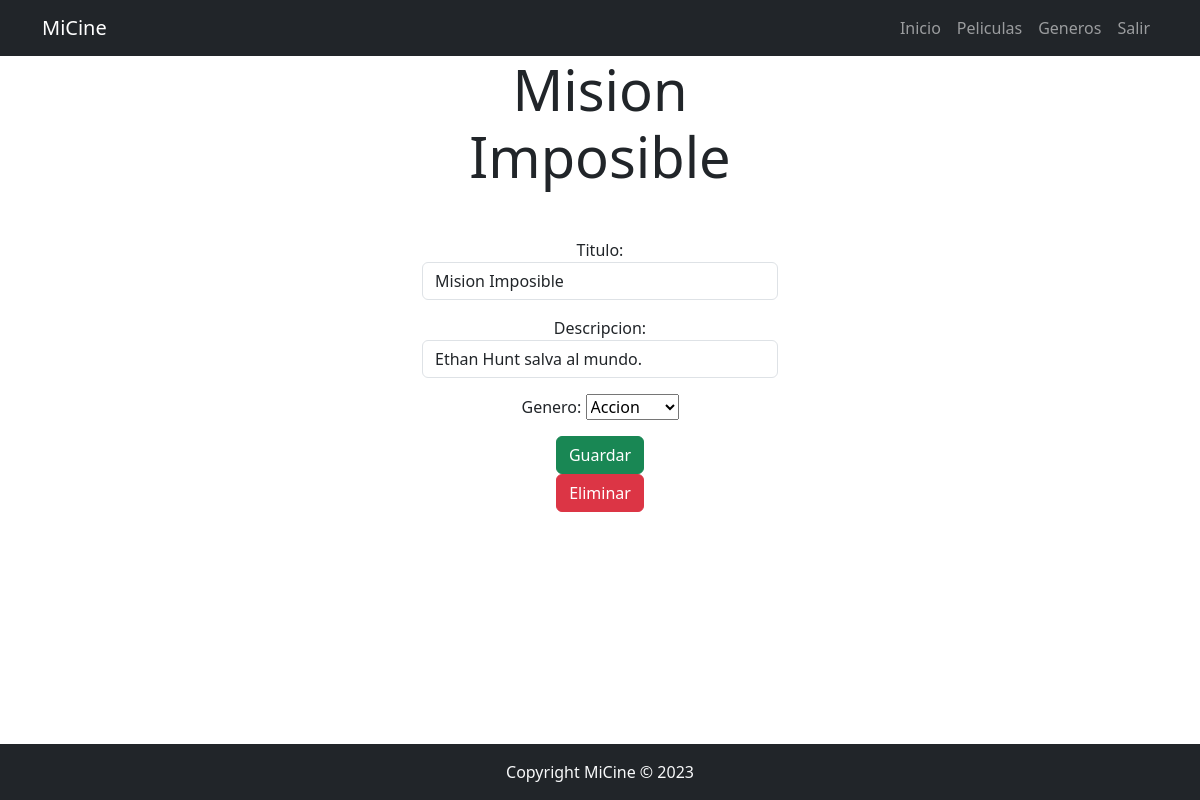
The page /peliculas/5/ (signed in) on the database its author committed.
### peliculas/models.py (models this page shows, shortened)
class Pelicula(models.Model):
    titulo = models.CharField(max_length=50)
    descripcion=models.TextField()
    genero=models.ForeignKey(Genero, on_delete=models.CASCADE)
    user=models.ForeignKey(User, on_delete=models.CASCADE)
    created=models.DateTimeField(auto_now_add=True)

### generos/models.py (models this page shows)
class Genero (models.Model):
    titulo = models.CharField(max_length=50)
    created=models.DateTimeField(auto_now_add=True)
    user=models.ForeignKey(User, on_delete=models.CASCADE)
    def __str__(self):
        return self.titulo

### peliculas/views.py (the view, shortened to what this page needs)
# urls.py: path('<int:pelicula_id>/', views.pelicula_detalle, name='pelicula_detalle'),
@login_required
def pelicula_detalle(request, pelicula_id):
    if request.method == 'GET':
        pelicula = get_object_or_404(Pelicula, pk=pelicula_id, user = request.user)
        form = PeliculaForm(instance=pelicula)
        return render(request, 'pelicula_detalles.html', {'pelicula': pelicula, 'form': form})

### peliculas/forms.py
class PeliculaForm(forms.ModelForm):
    class Meta:
        model= Pelicula
        fields = ['titulo', 'descripcion', 'genero']
        widgets={
            'titulo': forms.TextInput(attrs={'class': 'form-control m-auto', 'placeholder': 'Escribe titulo aqui',}),
            'descripcion': forms.TextInput(attrs={'class': 'form-control m-auto', 'placeholder': 'Escribe descripcion aqui',})
        }

### peliculas/templates/pelicula_detalles.html (shortened to what this page needs)
{% extends 'base.html'%}
{% block content%}
<main class="container">
    <div class="row ">
            <div class="col-md-4 offset-md-4 text-center ">
                <h1 class="display-4 text-center">{{pelicula.titulo}}</h1>
                <div class="mt-5">
                    <form method="POST">
                        {{form.as_p}}
                        <button class="btn btn-success"> Guardar </button>
                    </form>
                    <form action="{% url 'eliminar_pelicula' pelicula.id %}" method="POST">
                        <button class="btn btn-danger pull-right"> Eliminar </button>
                    </form>
            </div>
    </div>
</main>
{% endblock %}

### rows shown on the page
Pelicula: titulo "Mision Imposible", descripcion "Ethan Hunt salva al mundo.", genero "Accion"
